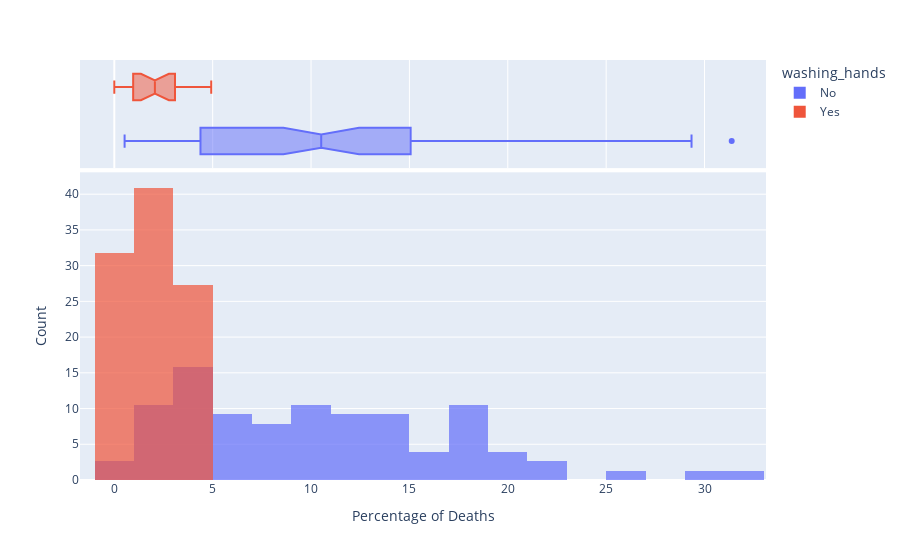

Write notebook code for a chart like this one.
### Markdown cell above
### Use Histograms to Visualise the Monthly Distribution of Outcomes

**Challenge**: Create a [plotly histogram](https://plotly.com/python/histograms/) to show the monthly percentage of deaths. 

* Use docs to check out the available parameters. Use the [`color` parameter](https://plotly.github.io/plotly.py-docs/generated/plotly.express.histogram.html) to display two overlapping histograms.
* The time period of handwashing is shorter than not handwashing. Change `histnorm` to `percent` to make the time periods comparable. 
* Make the histograms slighlty transparent
* Experiment with the number of bins on the histogram. Which number work well in communicating the range of outcomes?
* Just for fun, display your box plot on the top of the histogram using the `marginal` parameter.

### Code cell
hist= px.histogram(df_monthly,  x="pct_deaths", color="washing_hands", nbins=30, opacity=0.7, barmode="overlay", histnorm="percent", marginal="box")

hist.update_layout(xaxis_title="Percentage of Deaths", yaxis_title="Count")

hist.show()

### Figure 1 — Plotly figure (JSON) as saved in the notebook; plotly's stock layout.template omitted (floating-point values rounded to 4 significant figures)
{"data": [{"alignmentgroup": "True", "bingroup": "x", "histnorm": "percent", "hovertemplate": "washing_hands=No<br>pct_deaths=%{x}<br>percent=%{y}<extra></extra>", "legendgroup": "No", "marker": {"color": "#636efa", "opacity": 0.7, "pattern": {"shape": ""}}, "name": "No", "nbinsx": 30, "offsetgroup": "No", "orientation": "v", "showlegend": true, "type": "histogram", "x": [14.57, 7.531, 4.332, 1.569, 0.7843, 5, 8.421, 1.351, 1.878, 11.02, 22.55, 20.85, 12.22, 10.23, 10.74, 3.226, 6.593, 20.78, 25.46, 18.39, 29.34, 22.97, 31.38, 19.12, 15.97, 12.41, 11.93, 6.098, 4.082, 0.5236, 1.554, 2.262, 17.6, 7.143, 8.051, 15.16, 11.28, 17.03, 17.31, 5.833, 2.679, 4.369, 6.32, 1.224, 3.226, 11.02, 10.55, 7.591, 4.745, 4.452, 4.231, 4.392, 7.143, 6.122, 3.586, 10.55, 14.84, 10.94, 10.49, 13.39, 18.09, 15.43, 18.97, 13.44, 10.15, 13.1, 18.06, 14.39, 14.96, 10.77, 5.369, 3.215, 1.923, 3.607, 18.27, 12.24], "xaxis": "x", "yaxis": "y"}, {"alignmentgroup": "True", "hovertemplate": "washing_hands=No<br>pct_deaths=%{x}<extra></extra>", "legendgroup": "No", "marker": {"color": "#636efa"}, "name": "No", "notched": true, "offsetgroup": "No", "showlegend": false, "type": "box", "x": [14.57, 7.531, 4.332, 1.569, 0.7843, 5, 8.421, 1.351, 1.878, 11.02, 22.55, 20.85, 12.22, 10.23, 10.74, 3.226, 6.593, 20.78, 25.46, 18.39, 29.34, 22.97, 31.38, 19.12, 15.97, 12.41, 11.93, 6.098, 4.082, 0.5236, 1.554, 2.262, 17.6, 7.143, 8.051, 15.16, 11.28, 17.03, 17.31, 5.833, 2.679, 4.369, 6.32, 1.224, 3.226, 11.02, 10.55, 7.591, 4.745, 4.452, 4.231, 4.392, 7.143, 6.122, 3.586, 10.55, 14.84, 10.94, 10.49, 13.39, 18.09, 15.43, 18.97, 13.44, 10.15, 13.1, 18.06, 14.39, 14.96, 10.77, 5.369, 3.215, 1.923, 3.607, 18.27, 12.24], "xaxis": "x2", "yaxis": "y2"}, {"alignmentgroup": "True", "bingroup": "x", "histnorm": "percent", "hovertemplate": "washing_hands=Yes<br>pct_deaths=%{x}<br>percent=%{y}<extra></extra>", "legendgroup": "Yes", "marker": {"color": "#EF553B", "opacity": 0.7, "pattern": {"shape": ""}}, "name": "Yes", "nbinsx": 30, "offsetgroup": "Yes", "orientation": "v", "showlegend": true, "type": "histogram", "x": [2.239, 1.2, 1.894, 4.58, 3.957, 4.472, 2.93, 3.534, 0.6873, 0, 0.6557, 0.9585, 1.136, 0.3717, 0, 0.9615, 2.341, 2.903, 1.34, 2.233, 3.085, 4.926], "xaxis": "x", "yaxis": "y"}, {"alignmentgroup": "True", "hovertemplate": "washing_hands=Yes<br>pct_deaths=%{x}<extra></extra>", "legendgroup": "Yes", "marker": {"color": "#EF553B"}, "name": "Yes", "notched": true, "offsetgroup": "Yes", "showlegend": false, "type": "box", "x": [2.239, 1.2, 1.894, 4.58, 3.957, 4.472, 2.93, 3.534, 0.6873, 0, 0.6557, 0.9585, 1.136, 0.3717, 0, 0.9615, 2.341, 2.903, 1.34, 2.233, 3.085, 4.926], "xaxis": "x2", "yaxis": "y2"}], "layout": {"barmode": "overlay", "legend": {"title": {"text": "washing_hands"}, "tracegroupgap": 0}, "margin": {"t": 60}, "xaxis": {"anchor": "y", "domain": [0, 1], "title": {"text": "Percentage of Deaths"}}, "xaxis2": {"anchor": "y2", "domain": [0, 1], "matches": "x", "showgrid": true, "showticklabels": false}, "yaxis": {"anchor": "x", "domain": [0, 0.7326], "title": {"text": "Count"}}, "yaxis2": {"anchor": "x2", "domain": [0.7426, 1], "matches": "y2", "showgrid": false, "showline": false, "showticklabels": false, "ticks": ""}}}
